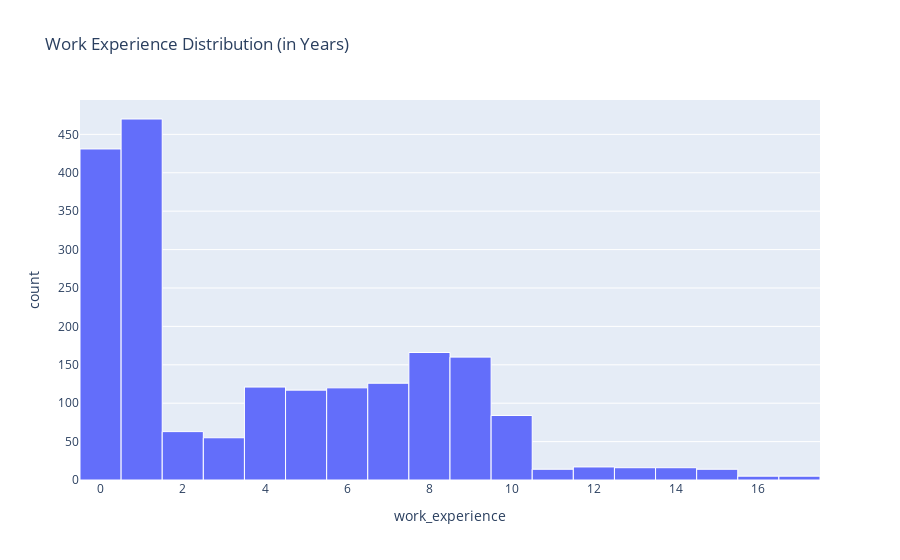

Notebook cell for this chart:
### Markdown cell above
Customers with less than two years of work experience are the most plentiful demographic.

### Code cell
import plotly.express as px

plt.clf()

fig = px.histogram(customers, x='work_experience', title='Work Experience Distribution (in Years)')
fig.update_traces(marker_line_width=1, marker_line_color='white')

fig.show()

### Figure 1 — Plotly figure (JSON) as saved in the notebook; plotly's stock layout.template omitted (floating-point values rounded to 4 significant figures; data arrays with more than 128 entries replaced by an {"elided": "..."} marker saying what was removed)
{"data": [{"alignmentgroup": "True", "bingroup": "x", "hovertemplate": "work_experience=%{x}<br>count=%{y}<extra></extra>", "legendgroup": "", "marker": {"color": "#636efa", "line": {"color": "white", "width": 1}, "pattern": {"shape": ""}}, "name": "", "offsetgroup": "", "orientation": "v", "showlegend": false, "type": "histogram", "x": {"elided": "2000 int values"}, "xaxis": "x", "yaxis": "y"}], "layout": {"barmode": "relative", "legend": {"tracegroupgap": 0}, "title": {"text": "Work Experience Distribution (in Years)"}, "xaxis": {"anchor": "y", "domain": [0, 1], "title": {"text": "work_experience"}}, "yaxis": {"anchor": "x", "domain": [0, 1], "title": {"text": "count"}}}}
